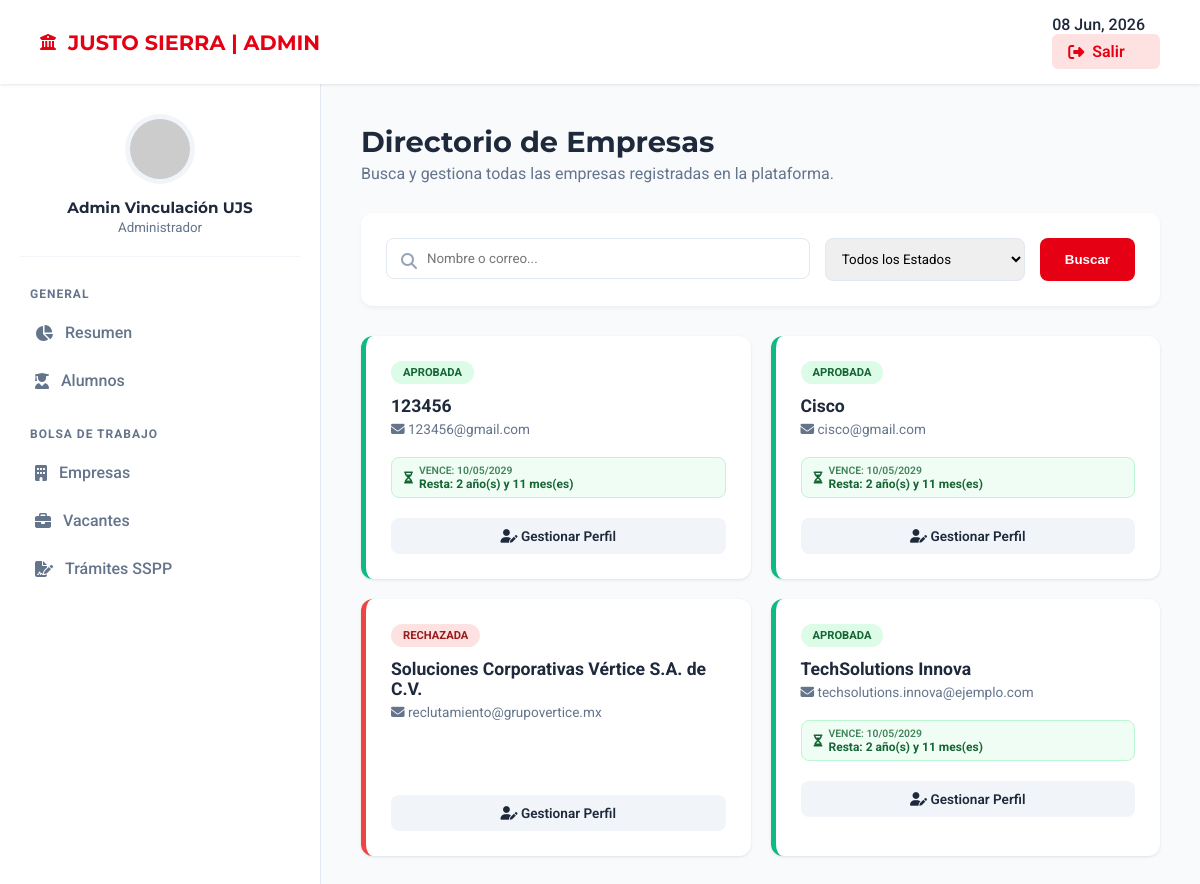
/Justo-Sierra/admin/gestionar_empresas_admin.php (signed in), run on the app's committed database.
### tables this page shows
CREATE TABLE `empresas` (
  `id_empresa` int(11) NOT NULL,
  `nombre_empresa` varchar(255) NOT NULL,
  `email_contacto` varchar(255) NOT NULL,
  `password` varchar(255) NOT NULL,
  `rfc` varchar(13) DEFAULT NULL,
  `descripcion` text DEFAULT NULL,
  `sitio_web` varchar(255) DEFAULT NULL,
  `logo_url` varchar(255) DEFAULT NULL,
  `estado_validacion` enum('pendiente','aprobada','rechazada') DEFAULT 'pendiente',
  `fecha_registro` timestamp NOT NULL DEFAULT current_timestamp(),
  `es_catalogo_sspp` tinyint(1) DEFAULT 0,
  `vigencia_sspp` date DEFAULT NULL
);

### Justo-Sierra/admin/gestionar_empresas_admin.php (the view, shortened to what this page needs)
<?php
include '../config/conexion.php';
$nombre_admin = $_SESSION['nombre_admin'] ?? 'Admin Vinculación UJS';
$search = $_GET['search'] ?? '';
$sql = "SELECT id_empresa, nombre_empresa, email_contacto, estado_validacion, es_catalogo_sspp, vigencia_sspp, fecha_registro
        FROM empresas WHERE 1=1";
$params = [];
$sql .= " ORDER BY fecha_registro DESC";
$stmt = $conexion->prepare($sql);
$stmt->execute($params);
$empresas = $stmt->fetchAll(PDO::FETCH_ASSOC);
?>
<!DOCTYPE html>
<html lang="es">
<head>
    <link rel="stylesheet" href="https://cdnjs.cloudflare.com/ajax/libs/font-awesome/6.4.0/css/all.min.css">
</head>
<body>
    <header class="top-header">
        <div class="brand-box"><i class="fas fa-university"></i><h1>JUSTO SIERRA | ADMIN</h1></div>
        <div class="user-nav"><span style="font-weight: 500; margin-right: 15px;"><?php echo date('d M, Y'); ?></span><a href="../logout.php" class="btn-exit"><i class="fas fa-sign-out-alt"></i> Salir</a></div>
    </header>
    <div class="admin-wrapper">
        <aside class="sidebar">
            <div class="sidebar-profile">
                <img src="https://ui-avatars.com/api/?name=<?php echo urlencode($nombre_admin); ?>&background=E60013&color=fff" alt="Perfil">
                <h3><?php echo htmlspecialchars($nombre_admin); ?></h3>
                <small style="color: var(--text-muted);">Administrador</small>
            </div>
            <nav>
                <div class="menu-group">
                    <p class="menu-title">General</p>
                    <a href="dashboard_admin.php" class="nav-link"><i class="fas fa-chart-pie"></i> Resumen</a>
                    <a href="gestionar_alumnos.php" class="nav-link"><i class="fas fa-user-graduate"></i> Alumnos</a>
                </div>
                <div class="menu-group">
                    <p class="menu-title">Bolsa de Trabajo</p>
                    <a href="gestionar_empresas_admin.php" class="nav-link"><i class="fas fa-building"></i> Empresas</a>
                    <a href="gestionar_vacantes_admin.php" class="nav-link"><i class="fas fa-briefcase"></i> Vacantes</a>
                    <a href="gestionar_tramites_sspp.php" class="nav-link"><i class="fas fa-file-signature"></i> Trámites SSPP</a>
                </div>
            </nav>
        </aside>
        <main class="main-container">
            <div style="margin-bottom: 30px;">
                <h2 style="margin:0; font-family:'Montserrat'; font-size: 1.8rem;">Directorio de Empresas</h2>
                <p style="color: #64748B; margin: 5px 0 0 0;">Busca y gestiona todas las empresas registradas en la plataforma.</p>
            </div>
            <div class="search-card">
                <form method="GET" style="display: flex; gap: 15px; flex-wrap: wrap;">
                    <div style="flex: 1; position: relative; min-width: 250px;">
                        <i class="fas fa-search" style="position: absolute; left: 15px; top: 15px; color: #94A3B8;"></i>
                        <input type="text" name="search" placeholder="Nombre o correo..." value="<?php echo htmlspecialchars($search); ?>" style="width: 100%; padding: 12px 12px 12px 40px; border: 1px solid #E2E8F0; border-radius: 8px; font-family: 'Roboto'; box-sizing: border-box;">
                    </div>
                    <select name="estado" style="padding: 12px; border: 1px solid #E2E8F0; border-radius: 8px; min-width: 200px; font-family: 'Roboto';">
                        <option value="">Todos los Estados</option>
                    </select>
                    <button type="submit" style="background: var(--js-red); color: white; border: none; padding: 0 25px; border-radius: 8px; font-weight: 700; cursor: pointer;">Buscar</button>
                </form>
            </div>
            <div class="grid-empresas">
                <?php foreach($empresas as $emp):
                    $clase_estado = 'status-' . strtolower($emp['estado_validacion']);
                    $clase_badge = ($emp['estado_validacion'] == 'aprobada') ? 'bg-green' : (($emp['estado_validacion'] == 'pendiente') ? 'bg-yellow' : 'bg-red');
                ?>
                    <div class="company-card <?php echo $clase_estado; ?>">
                        <span class="badge <?php echo $clase_badge; ?>"><?php echo htmlspecialchars($emp['estado_validacion']); ?></span>
                        <div style="font-weight: 700; font-size: 1.1rem; color: var(--text-main); margin-bottom: 5px;">
                            <?php echo htmlspecialchars($emp['nombre_empresa']); ?>
                        </div>
                        <div style="color: var(--text-muted); font-size: 0.85rem; margin-bottom: 10px;">
                            <i class="fas fa-envelope"></i> <?php echo htmlspecialchars($emp['email_contacto']); ?>
                        </div>
                        <?php if ($emp['es_catalogo_sspp'] && !empty($emp['vigencia_sspp'])):
                            $fecha_venc = new DateTime($emp['vigencia_sspp']);
                            $hoy = new DateTime();
                            $diff = $hoy->diff($fecha_venc);
                            $vencida = $diff->invert;
                            if ($vencida) {
                                $texto_v = "Vigencia expirada";
                                $clase_v = "vigencia-expired";
                                $icon_v = "fa-times-circle";
                            } else {
                                $clase_v = "vigencia-ok";
                                $icon_v = "fa-hourglass-half";
                                if ($diff->y > 0) $texto_v = "Resta: " . $diff->y . " año(s) y " . $diff->m . " mes(es)";
                                elseif ($diff->m > 0) $texto_v = "Resta: " . $diff->m . " mes(es)";
                                else $texto_v = "Resta: " . $diff->d . " día(s)";
                            }
                        ?>
                            <div class="vigencia-tag <?php echo $clase_v; ?>">
                                <i class="fas <?php echo $icon_v; ?>"></i>
                                <div>
                                    <span style="display:block; font-size:0.65rem; text-transform:uppercase; opacity:0.8;">Vence: <?php echo date('d/m/Y', strtotime($emp['vigencia_sspp'])); ?></span>
                                    <strong><?php echo $texto_v; ?></strong>
                                </div>
                            </div>
                        <?php else: ?>
                            <div style="height: 45px;"></div> <?php endif; ?>
                        <a href="gestionar_empresa.php?id=<?php echo $emp['id_empresa']; ?>" class="btn-view">
                            <i class="fas fa-user-edit"></i> Gestionar Perfil
                        </a>
                    </div>
                <?php endforeach; ?>
            </div>
        </main>
    </div>
</body>
</html>

### Justo-Sierra/admin/gestionar_empresas_admin.php (style rules this page uses)
:root { --js-red: #E60013; --bg-light: #F8FAFC; --text-main: #1E293B; --text-muted: #64748B; --shadow: 0 4px 6px -1px rgb(0 0 0 / 0.1); }
body { background-color: var(--bg-light); font-family: 'Roboto', sans-serif; margin: 0; color: var(--text-main); }
.top-header { background: white; padding: 15px 40px; display: flex; justify-content: space-between; align-items: center; box-shadow: 0 1px 3px 0 rgb(0 0 0 / 0.1); position: sticky; top: 0; z-index: 100; }
.brand-box { display: flex; align-items: center; gap: 12px; color: var(--js-red); }
.brand-box h1 { margin: 0; font-family: 'Montserrat', sans-serif; font-size: 1.3rem; }
.btn-exit { background: #FEE2E2; color: var(--js-red); padding: 8px 16px; border-radius: 6px; font-weight: 600; text-decoration: none; transition: 0.3s; display: flex; align-items: center; gap: 8px; }
.admin-wrapper { display: flex; min-height: calc(100vh - 70px); }
.sidebar { width: 280px; background: white; padding: 30px 20px; border-right: 1px solid #E2E8F0; }
.sidebar-profile { text-align: center; margin-bottom: 30px; padding-bottom: 20px; border-bottom: 1px solid #F1F5F9; }
.sidebar-profile img { width: 60px; height: 60px; border-radius: 50%; background: #F1F5F9; padding: 5px; margin-bottom: 10px; }
.sidebar-profile h3 { margin: 0; font-size: 0.95rem; font-family: 'Montserrat'; }
.menu-group { margin-bottom: 25px; }
.menu-title { font-size: 0.75rem; color: var(--text-muted); font-weight: 700; text-transform: uppercase; letter-spacing: 1px; margin-bottom: 10px; padding-left: 10px; }
.nav-link { display: flex; align-items: center; gap: 12px; padding: 12px 15px; text-decoration: none; color: var(--text-muted); border-radius: 8px; font-weight: 500; transition: 0.2s; margin-bottom: 5px; }
.main-container { flex: 1; padding: 40px; max-width: 1200px; margin: 0 auto; width: 100%; }
.search-card { background: white; padding: 25px; border-radius: 12px; box-shadow: 0 2px 4px rgba(0,0,0,0.05); margin-bottom: 30px; }
.grid-empresas { display: grid; grid-template-columns: repeat(auto-fill, minmax(340px, 1fr)); gap: 20px; }
.company-card { background: white; border-radius: 12px; padding: 25px; box-shadow: 0 1px 3px rgba(0,0,0,0.1); border-left: 5px solid #E2E8F0; transition: 0.3s; display: flex; flex-direction: column; position: relative; }
.status-aprobada { border-left-color: #10B981; }
.status-rechazada { border-left-color: #EF4444; }
.badge { padding: 5px 12px; border-radius: 20px; font-size: 0.7rem; font-weight: 700; text-transform: uppercase; display: inline-block; margin-bottom: 12px; width: fit-content; }
.bg-green { background: #DCFCE7; color: #166534; }
.bg-red { background: #FEE2E2; color: #991B1B; }
.vigencia-tag { font-size: 0.75rem; font-weight: 600; margin-top: 10px; padding: 6px 12px; border-radius: 8px; display: flex; align-items: center; gap: 6px; }
.vigencia-ok { background: #F0FDF4; color: #166534; border: 1px solid #BBF7D0; }
.btn-view { background: #F1F5F9; color: var(--text-main); padding: 10px 15px; border-radius: 8px; text-decoration: none; font-weight: 600; font-size: 0.85rem; display: block; text-align: center; margin-top: 20px; transition: 0.2s; }

### data on the page
empresas: estado_validacion "APROBADA", nombre_empresa "123456", email_contacto "123456@gmail.com", vigencia_sspp "10/05/2029", vigencia_sspp "Resta: 2 año(s) y 11 mes(es)"
empresas: estado_validacion "APROBADA", nombre_empresa "Cisco", email_contacto "cisco@gmail.com", vigencia_sspp "10/05/2029", vigencia_sspp "Resta: 2 año(s) y 11 mes(es)"
empresas: estado_validacion "RECHAZADA", nombre_empresa "Soluciones Corporativas Vértice S.A. de C.V.", email_contacto "reclutamiento@grupovertice.mx"
empresas: estado_validacion "APROBADA", nombre_empresa "TechSolutions Innova", email_contacto "techsolutions.innova@ejemplo.com", vigencia_sspp "10/05/2029", vigencia_sspp "Resta: 2 año(s) y 11 mes(es)"

### other printed values
$nombre_admin "Admin Vinculación UJS"
